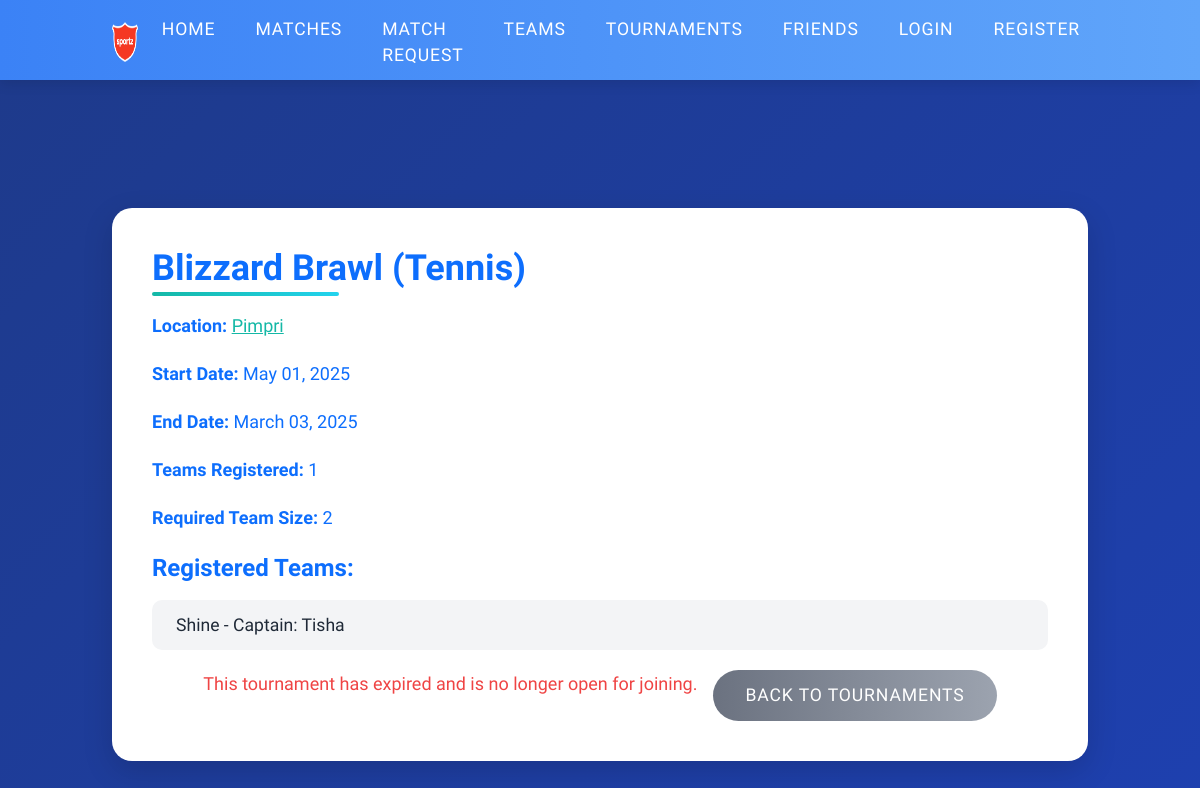
Screenshot of /tournaments/7/ with the database file from the repository.
### Team/models.py (models this page shows, shortened)
class Tournament(models.Model):
    SPORT_CHOICES = [
        ('Football', 'Football'),
        ('Basketball', 'Basketball'),
        ('Tennis', 'Tennis'),
        ('Cricket', 'Cricket'),
    ]
    SPORT_TEAM_SIZES = {
        'Football': 11,  # 11 players per team
        'Basketball': 5,  # 5 players per team
        'Tennis': 2,     # Doubles (can be 1 for singles, but we'll assume doubles)
        'Cricket': 11,   # 11 players per team
    }
    name = models.CharField(max_length=100)
    sport_type = models.CharField(max_length=50, choices=SPORT_CHOICES)
    location = models.CharField(max_length=100)
    latitude = models.FloatField(null=True, blank=True)  # New field
    longitude = models.FloatField(null=True, blank=True)
    start_date = models.DateField(null=True, blank=True)
    end_date = models.DateField(null=True, blank=True)
    teams = models.ManyToManyField(Team, related_name="tournaments", blank=True)
    created_by = models.ForeignKey(User, on_delete=models.CASCADE, related_name="created_tournaments")
    is_active = models.BooleanField(default=True)
    required_team_size = models.IntegerField(default=0)  # Temporary default for migrations

class Team(models.Model):
    SPORT_CHOICES = [
        ('Football', 'Football'),
        ('Basketball', 'Basketball'),
        ('Tennis', 'Tennis'),
        ('Badminton', 'Badminton'),
        ('Cricket', 'Cricket'),
    ]
    SKILL_LEVEL_CHOICES = [
        ('Beginner', 'Beginner'),
        ('Intermediate', 'Intermediate'),
        ('Advanced', 'Advanced'),
    ]
    name = models.CharField(max_length=100, unique=True)
    sport_type = models.CharField(max_length=50, choices=SPORT_CHOICES)
    skill_level = models.CharField(max_length=50, choices=SKILL_LEVEL_CHOICES, default='Beginner')
    location = models.CharField(max_length=100, default="Unknown")
    latitude = models.FloatField(null=True, blank=True)  # New field
    longitude = models.FloatField(null=True, blank=True)
    captain = models.ForeignKey(User, on_delete=models.CASCADE, related_name="captained_teams")
    players = models.ManyToManyField(User, related_name="teams", blank=True)
    created_at = models.DateTimeField(auto_now_add=True)

### Team/views.py (the view)
# urls.py: path('tournaments/<int:tournament_id>/', tournament_detail, name='tournament_detail'),
def tournament_detail(request, tournament_id):
    tournament = get_object_or_404(Tournament, id=tournament_id)
    return render(request, "tournaments/tournament_detail.html", {"tournament": tournament})

### templates/tournaments/tournament_detail.html (shortened to what this page needs)
{% load static %}
<!DOCTYPE html>
<html lang="en">
<head>
    <link href="https://cdn.jsdelivr.net/npm/bootstrap@5.3.0/dist/css/bootstrap.min.css" rel="stylesheet">
    <link href="https://cdn.jsdelivr.net/npm/tailwindcss@2.2.19/dist/tailwind.min.css" rel="stylesheet">
    <link rel="stylesheet" href="https://cdnjs.cloudflare.com/ajax/libs/aos/2.3.4/aos.css" />
</head>
<body>
    <div class="site-wrap">
        {% include "navbar.html" %}
        <div class="content">
            <div class="container mx-auto px-4 py-12" data-aos="fade-up" data-aos-duration="800">
                <div class="tournament-card">
                    <h2 class="tournament-title text-4xl font-bold text-primary">{{ tournament.name }} ({{ tournament.sport_type }})</h2>
                    <div class="space-y-5">
                        <p class="text-lg text-primary"><strong class="font-semibold">Location:</strong>
                            <span class="clickable-location" onclick="window.open('https://www.google.com/maps?q={{ tournament.latitude|default:tournament.location|urlencode }},{{ tournament.longitude|default:tournament.location|urlencode }}', '_blank');">
                                {{ tournament.location }}
                            </span>
                        </p>
                        <p class="text-lg text-primary"><strong class="font-semibold">Start Date:</strong> {{ tournament.start_date|date:"F d, Y" }}</p>
                        <p class="text-lg text-primary"><strong class="font-semibold">End Date:</strong> {{ tournament.end_date|date:"F d, Y"|default:"TBD" }}</p>
                        <p class="text-lg text-primary"><strong class="font-semibold">Teams Registered:</strong> {{ tournament.teams.count }}</p>
                        <p class="text-lg text-primary"><strong class="font-semibold">Required Team Size:</strong> {{ tournament.required_team_size }}</p>
                        <div>
                            <h3 class="text-2xl font-semibold mb-3 text-primary">Registered Teams:</h3>
                            <ul class="team-list">
                                {% for team in tournament.teams.all %}
                                    <li>{{ team.name }} - Captain: {{ team.captain.username }}</li>
                                {% empty %}
                                    <li>No teams have registered yet.</li>
                                {% endfor %}
                            </ul>
                        </div>
                        <div class="mt-8 flex justify-center space-x-4">
                            {% if not tournament.end_date or tournament.end_date >= timezone.now.date %}
                                <a href="{% url 'join_tournament' tournament.id %}" class="btn-gradient">Join Tournament</a>
                            {% else %}
                                <p class="text-lg text-red-500">This tournament has expired and is no longer open for joining.</p>
                            {% endif %}
                            <a href="{% url 'tournament_list' %}" class="btn-secondary-gradient">Back to Tournaments</a>
                        </div>
                    </div>
                </div>
            </div>
        </div>
    </div>
</body>
</html>

### templates/tournaments/tournament_detail.html (style rules this page uses)
body { background: linear-gradient(135deg, #1e3a8a, #1e40af); background-size: cover; background-attachment: fixed; min-height: 100vh; margin: 0; padding: 0; font-family: 'Mukta', sans-serif; color: #fff; font-weight: 300; font-size: 1.1rem; }
.content { padding-top: 80px; }
.tournament-card { background: #ffffff; border-radius: 20px; box-shadow: 0 10px 30px rgba(0, 0, 0, 0.15); padding: 2.5rem; transition: all 0.3s ease-in-out; }
.tournament-title { position: relative; display: inline-block; margin-bottom: 1.5rem; }
.tournament-title::after { content: ''; position: absolute; width: 50%; height: 4px; bottom: -8px; left: 0; background: linear-gradient(90deg, #14b8a6, #22d3ee); border-radius: 2px; }
.btn-secondary-gradient { background: linear-gradient(90deg, #6b7280, #9ca3af); color: #fff; border: none; padding: 0.75rem 2rem; border-radius: 50px; font-weight: 500; text-transform: uppercase; letter-spacing: 0.05em; transition: all 0.3s ease-in-out; }
.team-list { list-style: none; padding-left: 0; }
.team-list li { background: #f3f4f6; color: #1f2937; padding: 0.75rem 1.5rem; margin-bottom: 0.75rem; border-radius: 10px; transition: all 0.3s ease-in-out; }
.text-primary { color: #1f2937; }
.clickable-location { color: #14b8a6; text-decoration: underline; cursor: pointer; transition: color 0.3s ease-in-out; }

### templates/navbar.html (style rules this page uses)
body { background-size: cover; background-position: center; background-repeat: no-repeat; background-attachment: fixed; min-height: 100vh; margin: 0; padding-top: 80px; font-family: 'Mukta', sans-serif; color: #fff; font-weight: 300; font-size: 1.1rem; }

### rows the page displays
Tournament: name "Blizzard Brawl", sport_type "Tennis", location "Pimpri", start_date "May 01, 2025", end_date "March 03, 2025", teams.count "1", required_team_size "2"
Team: name "Shine", captain.username "Tisha"
